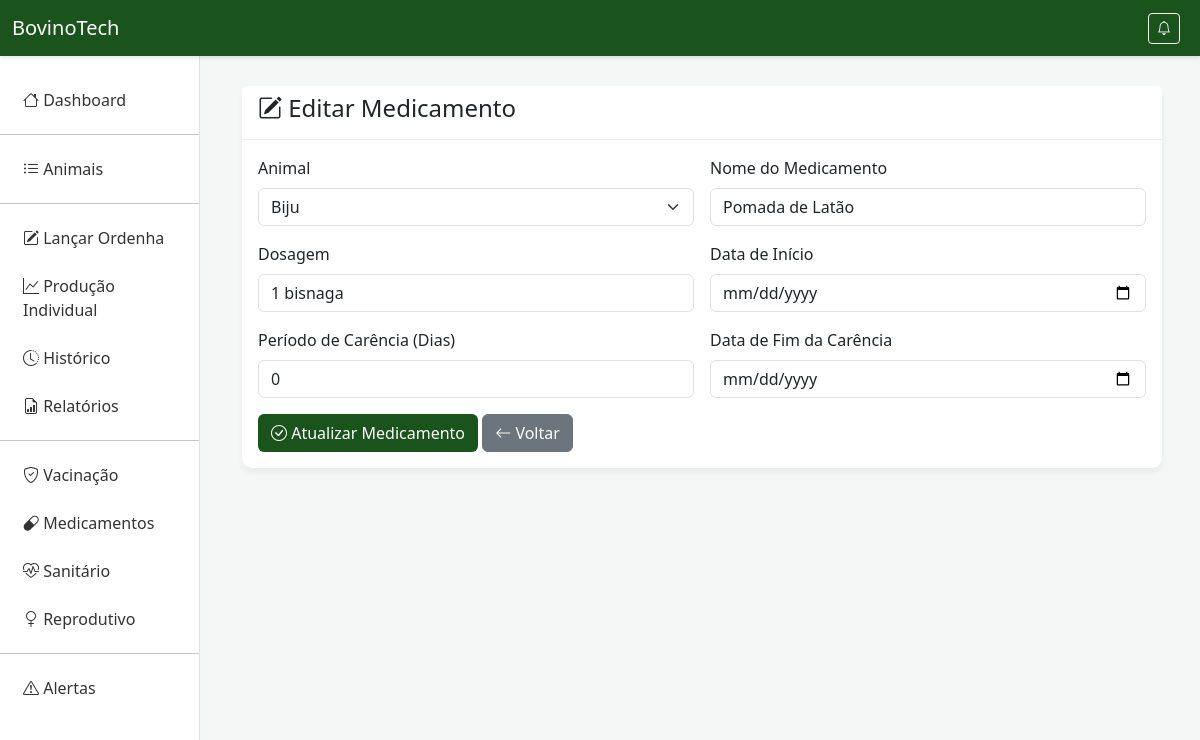
The page /medicamentos/5/editar/ on the database its author committed.
### producao/models.py (models this page shows, shortened)
class Medicamento(models.Model):
    animal = models.ForeignKey(Animal, on_delete=models.CASCADE)
    nome_medicamento = models.CharField(max_length=100)
    dosagem = models.CharField(max_length=50)
    data_inicio = models.DateField()
    tem_carencia = models.BooleanField(default=True, verbose_name="Possui Carência?")
    periodo_carencia_dias = models.IntegerField(default=0, help_text="Dias de carência para o consumo do leite")
    data_fim_carencia = models.DateField(null=True, blank=True)

### producao/views.py (the view)
# urls.py: path('medicamentos/<int:pk>/editar/', views.editar_medicamento, name='editar_medicamento'),
def editar_medicamento(request, pk):
    medicamento = get_object_or_404(Medicamento, pk=pk)
    if request.method == 'POST':
        form = MedicamentoForm(request.POST, instance=medicamento)
        if form.is_valid():
            form.save()
            return redirect('medicamentos')
    else:
        form = MedicamentoForm(instance=medicamento)
    return render(request, 'editar_medicamento.html', {'form': form, 'medicamento': medicamento})

### producao/forms.py
class MedicamentoForm(forms.ModelForm):
    class Meta:
        model = Medicamento
        fields = ['animal', 'nome_medicamento', 'dosagem', 'data_inicio', 'tem_carencia', 'periodo_carencia_dias', 'data_fim_carencia']
        widgets = {
            'animal': forms.Select(attrs={'class': 'form-select'}),
            'nome_medicamento': forms.TextInput(attrs={'class': 'form-control', 'placeholder': 'Nome do medicamento'}),
            'dosagem': forms.TextInput(attrs={'class': 'form-control', 'placeholder': 'Ex: 500mg'}),
            'data_inicio': forms.DateInput(attrs={'class': 'form-control', 'type': 'date'}),
            'tem_carencia': forms.CheckboxInput(attrs={'class': 'form-check-input'}),
            'periodo_carencia_dias': forms.NumberInput(attrs={'class': 'form-control', 'placeholder': 'Dias'}),
            'data_fim_carencia': forms.DateInput(attrs={'class': 'form-control', 'type': 'date'}),
        }

### producao/models.py (called while the page is built)
    def __str__(self):
        return self.identificacao

### producao/templates/editar_medicamento.html (shortened to what this page needs)
{% extends 'base.html' %}
{% block content %}
<div class="card">
    <div class="card-header">
        <h4><i class="bi bi-pencil-square"></i> Editar Medicamento</h4>
    </div>
    <div class="card-body">
        <form method="post" class="row g-3">
            <div class="col-md-6">
                <label for="{{ form.animal.id_for_label }}" class="form-label">Animal</label>
                {{ form.animal }}
            </div>
            <div class="col-md-6">
                <label for="{{ form.nome_medicamento.id_for_label }}" class="form-label">Nome do Medicamento</label>
                {{ form.nome_medicamento }}
            </div>
            <div class="col-md-6">
                <label for="{{ form.dosagem.id_for_label }}" class="form-label">Dosagem</label>
                {{ form.dosagem }}
            </div>
            <div class="col-md-6">
                <label for="{{ form.data_inicio.id_for_label }}" class="form-label">Data de Início</label>
                {{ form.data_inicio }}
            </div>
            <div class="col-md-6">
                <label for="{{ form.periodo_carencia_dias.id_for_label }}" class="form-label">Período de Carência (Dias)</label>
                {{ form.periodo_carencia_dias }}
            </div>
            <div class="col-md-6">
                <label for="{{ form.data_fim_carencia.id_for_label }}" class="form-label">Data de Fim da Carência</label>
                {{ form.data_fim_carencia }}
            </div>
            <div class="col-12">
                <button type="submit" class="btn btn-novo"><i class="bi bi-check-circle"></i> Atualizar Medicamento</button>
                <a href="{% url 'medicamentos' %}" class="btn btn-secondary"><i class="bi bi-arrow-left"></i> Voltar</a>
            </div>
        </form>
    </div>
</div>
{% endblock %}

### producao/templates/base.html (style rules this page uses)
* { margin: 0; padding: 0; box-sizing: border-box; }
body { background-color: #f4f7f6; font-family: 'Segoe UI', Tahoma, Geneva, Verdana, sans-serif; }
.card { border: none; border-radius: 10px; box-shadow: 0 4px 6px rgba(0,0,0,0.05); }
.card-header { background: white; border-bottom: 1px solid #eee; font-weight: bold; }
.btn-novo { background-color: #1a531b; color: white; }

### rows shown on the page
Medicamento: animal "Biju", nome_medicamento "Pomada de Latão", dosagem "1 bisnaga", periodo_carencia_dias "0"
